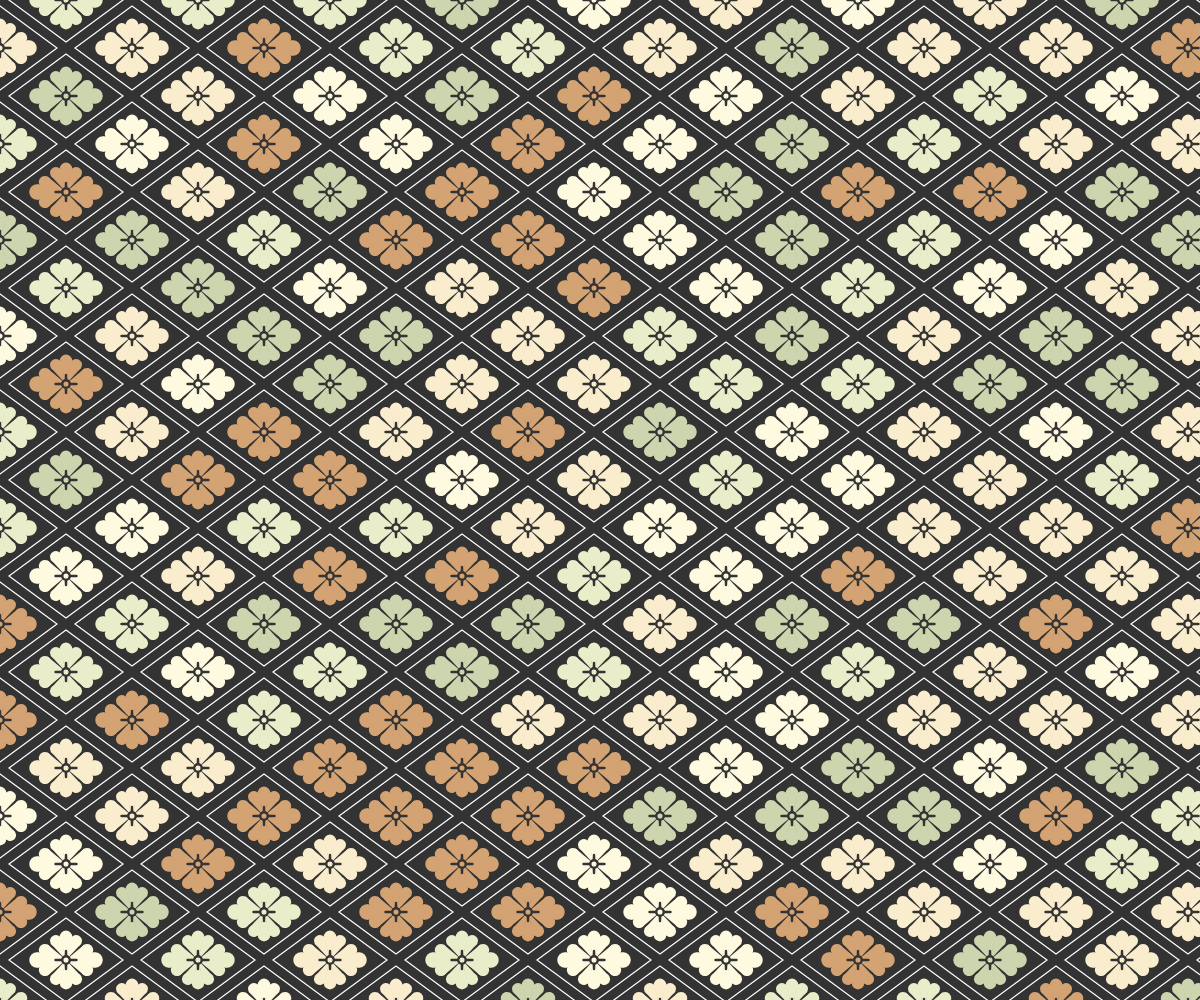
Frame 1 (no input)
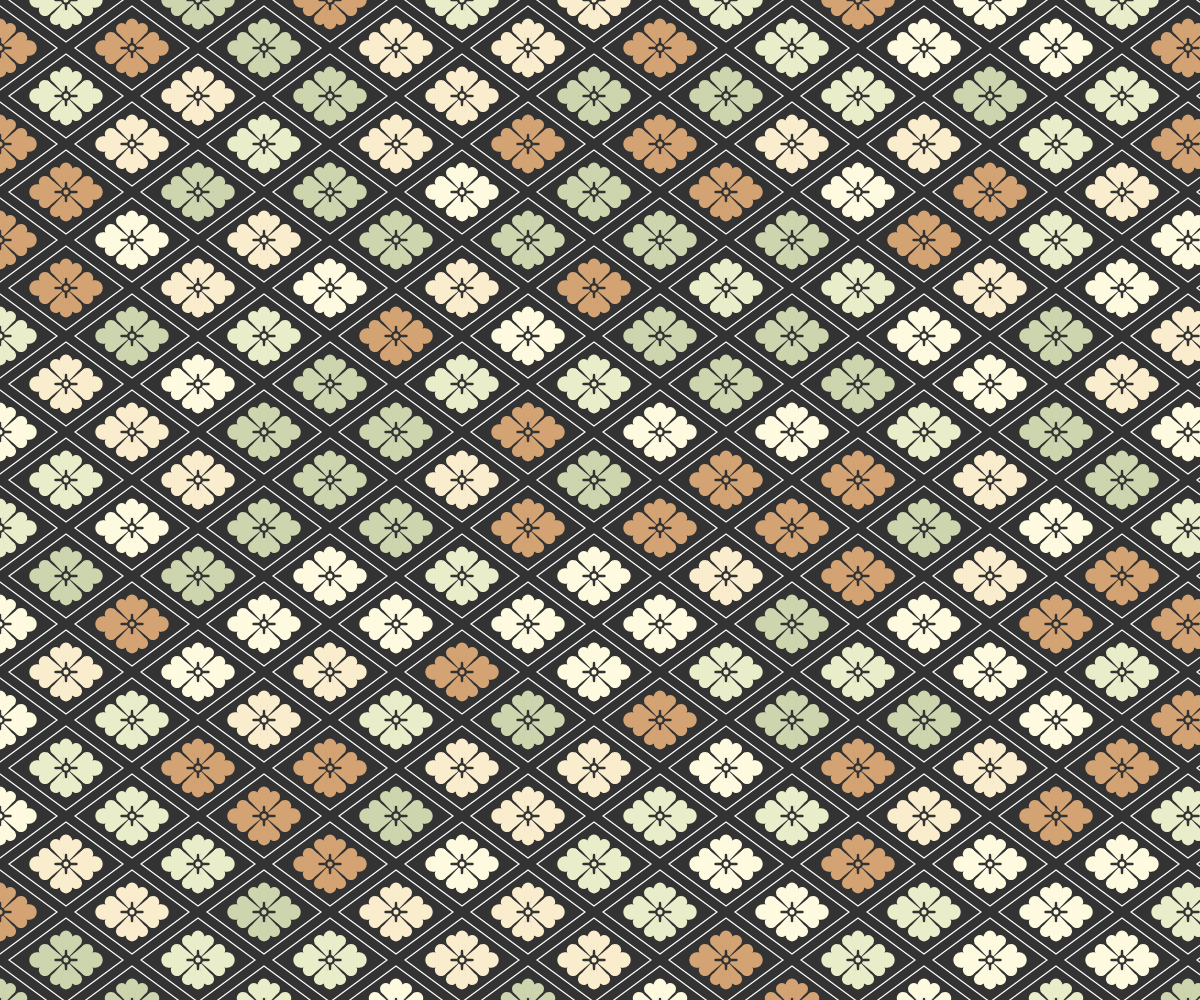
Frame 2 (the mouse pressed at the canvas centre, redrawn once)

The p5.js sketch that drew these frames (run headless with seeded random() and noise() and a simulated clock; the mouse was pressed at the canvas centre and the sketch redrawn once):

// p5.js sketch
// ── sketch.js
"use strict"

const COLORS = ["#CCD5AE", "#E9EDC9", "#FEFAE0", "#FAEDCD", "#D4A373"];
const WHITE = "#FFFFFF";
const BLACK = "#333333";

function setup(){
	createCanvas(windowWidth, windowHeight);
	angleMode(DEGREES); rectMode(CENTER); imageMode(CENTER);
	textAlign(CENTER, CENTER); textSize(14);
	noLoop();
}

function draw(){
	background(BLACK);
	noFill();
	noStroke();

	const rad = 30;
	const pX = rad * 2.2;
	const pY = rad * 3.2;
	const rows = floor(height / pY) + 2;
	const cols = floor(width / pX) + 2;
	for(let r=0; r<rows; r++){
		for(let c=0; c<cols; c++){
			let x = c * pX;
			let y = r * pY;
			if(c%2==0) y += pY / 2;
			drawHana(x, y, rad);
		}
	}
}

function drawHana(x, y, rad){

	noFill();
	stroke(WHITE); strokeWeight(rad*0.04);

	const w = rad * 3.8;
	const h = rad * 2.8;

	push();
	beginShape();
	translate(x, y);
	vertex(w/2, 0);
	vertex(0, h/2);
	vertex(-w/2, 0);
	vertex(0, -h/2);
	endShape(CLOSE);
	pop();

	fill(getColor(COLORS));
	noStroke();

	drawHanaUnit(x, y, rad*0.8, 335);// Right
	drawHanaUnit(x, y, rad*1.0, 0);
	drawHanaUnit(x, y, rad*0.8, 25);
	drawHanaUnit(x, y, rad*0.75, 62);// Bottom
	drawHanaUnit(x, y, rad*0.80, 90);
	drawHanaUnit(x, y, rad*0.75, 118);
	drawHanaUnit(x, y, rad*0.8, 155);// Left
	drawHanaUnit(x, y, rad*1.0, 180);
	drawHanaUnit(x, y, rad*0.8, 205);
	drawHanaUnit(x, y, rad*0.75, 242);// Top
	drawHanaUnit(x, y, rad*0.80, 270);
	drawHanaUnit(x, y, rad*0.75, 298);

	stroke(BLACK); strokeWeight(rad*0.08);
	line(x, y, x+rad*0.35, y);
	line(x, y, x, y+rad*0.3);
	line(x, y, x-rad*0.35, y);
	line(x, y, x, y-rad*0.3);
	circle(x, y, rad*0.25);
}

function drawHanaUnit(x, y, rad, rot=0){

	const circleD = sqrt(rad**2 + rad**2 - 2*rad*rad*cos(30));
	push();
	translate(x, y);
	rotate(rot);
	const lenC = rad*cos(15);
	const pTopC = {x: lenC*cos(0), y: lenC*sin(0)}
	beginShape();
	vertex(0, 0);
	vertex(pTopC.x, pTopC.y-circleD/2);
	vertex(pTopC.x, pTopC.y+circleD/2);
	endShape(CLOSE);
	circle(pTopC.x, pTopC.y, 5);
	circle(pTopC.x, pTopC.y, circleD);
	pop();
}

function getColor(colors){
	return colors[floor(random()*colors.length)];
}
